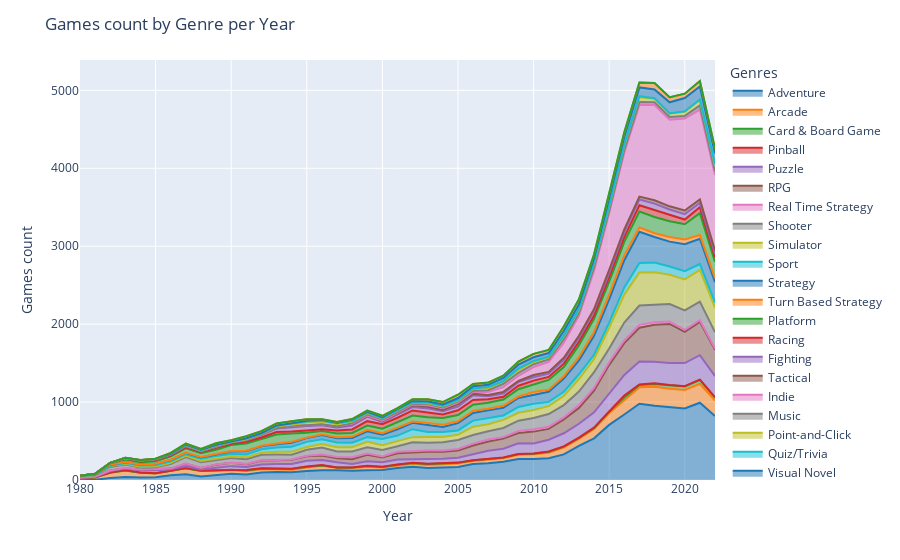

The notebook cell saved with this chart:
### Code cell
g_afig = px.area(genre_final_counts, x="Release_Date", y="Title", color="Genres",
              color_discrete_sequence=px.colors.qualitative.D3)

g_afig.update_layout(title="Games count by Genre per Year", xaxis_title="Year", yaxis_title="Games count")
g_afig.show()

### Figure 1 — Plotly figure (JSON) as saved in the notebook; plotly's stock layout.template omitted (floating-point values rounded to 4 significant figures)
{"data": [{"fillpattern": {"shape": ""}, "hovertemplate": "Genres=Adventure<br>Release_Date=%{x}<br>Title=%{y}<extra></extra>", "legendgroup": "Adventure", "line": {"color": "#1F77B4"}, "marker": {"symbol": "circle"}, "mode": "lines", "name": "Adventure", "orientation": "v", "showlegend": true, "stackgroup": "1", "type": "scatter", "x": [1980, 1981, 1982, 1983, 1984, 1985, 1986, 1987, 1988, 1989, 1990, 1991, 1992, 1993, 1994, 1995, 1996, 1997, 1998, 1999, 2000, 2001, 2002, 2003, 2004, 2005, 2006, 2007, 2008, 2009, 2010, 2011, 2012, 2013, 2014, 2015, 2016, 2017, 2018, 2019, 2020, 2021, 2022], "xaxis": "x", "y": [5, 3, 25, 37, 32, 35, 61, 73, 44, 64, 80, 72, 95, 102, 98, 116, 125, 124, 118, 125, 129, 154, 169, 154, 164, 167, 204, 214, 234, 270, 270, 278, 329, 439, 535, 707, 840, 979, 952, 937, 919, 992, 820], "yaxis": "y"}, {"fillpattern": {"shape": ""}, "hovertemplate": "Genres=Arcade<br>Release_Date=%{x}<br>Title=%{y}<extra></extra>", "legendgroup": "Arcade", "line": {"color": "#FF7F0E"}, "marker": {"symbol": "circle"}, "mode": "lines", "name": "Arcade", "orientation": "v", "showlegend": true, "stackgroup": "1", "type": "scatter", "x": [1980, 1981, 1982, 1983, 1984, 1985, 1986, 1987, 1988, 1989, 1990, 1991, 1992, 1993, 1994, 1995, 1996, 1997, 1998, 1999, 2000, 2001, 2002, 2003, 2004, 2005, 2006, 2007, 2008, 2009, 2010, 2011, 2012, 2013, 2014, 2015, 2016, 2017, 2018, 2019, 2020, 2021, 2022], "xaxis": "x", "y": [13, 30, 68, 84, 61, 50, 57, 79, 72, 55, 50, 44, 44, 37, 35, 45, 57, 33, 35, 46, 30, 33, 38, 39, 39, 45, 39, 45, 45, 53, 61, 72, 86, 87, 120, 150, 190, 211, 244, 233, 237, 242, 200], "yaxis": "y"}, {"fillpattern": {"shape": ""}, "hovertemplate": "Genres=Card & Board Game<br>Release_Date=%{x}<br>Title=%{y}<extra></extra>", "legendgroup": "Card & Board Game", "line": {"color": "#2CA02C"}, "marker": {"symbol": "circle"}, "mode": "lines", "name": "Card & Board Game", "orientation": "v", "showlegend": true, "stackgroup": "1", "type": "scatter", "x": [1980, 1982, 1983, 1984, 1985, 1988, 1989, 1990, 1991, 1992, 1993, 1994, 1995, 1996, 1997, 1998, 1999, 2000, 2001, 2002, 2003, 2004, 2005, 2006, 2007, 2008, 2009, 2010, 2011, 2012, 2013, 2014, 2015, 2016, 2017, 2018, 2019, 2020, 2021, 2022], "xaxis": "x", "y": [1, 2, 2, 1, 2, 1, 2, 1, 5, 8, 6, 7, 9, 4, 4, 7, 8, 8, 10, 10, 13, 8, 8, 9, 14, 8, 10, 6, 13, 13, 15, 14, 20, 28, 30, 37, 45, 46, 52, 39], "yaxis": "y"}, {"fillpattern": {"shape": ""}, "hovertemplate": "Genres=Pinball<br>Release_Date=%{x}<br>Title=%{y}<extra></extra>", "legendgroup": "Pinball", "line": {"color": "#D62728"}, "marker": {"symbol": "circle"}, "mode": "lines", "name": "Pinball", "orientation": "v", "showlegend": true, "stackgroup": "1", "type": "scatter", "x": [1980, 1981, 1982, 1983, 1984, 1985, 1987, 1988, 1989, 1990, 1991, 1992, 1993, 1994, 1995, 1996, 1998, 1999, 2000, 2001, 2002, 2003, 2004, 2005, 2006, 2007, 2008, 2009, 2010, 2011, 2012, 2013, 2014, 2015, 2016, 2017, 2018, 2019, 2020, 2021, 2022], "xaxis": "x", "y": [2, 3, 2, 4, 3, 1, 1, 5, 3, 3, 6, 4, 4, 4, 4, 6, 2, 3, 4, 3, 4, 3, 1, 3, 1, 2, 2, 1, 3, 4, 4, 2, 3, 2, 25, 7, 8, 4, 1, 2, 4], "yaxis": "y"}, {"fillpattern": {"shape": ""}, "hovertemplate": "Genres=Puzzle<br>Release_Date=%{x}<br>Title=%{y}<extra></extra>", "legendgroup": "Puzzle", "line": {"color": "#9467BD"}, "marker": {"symbol": "circle"}, "mode": "lines", "name": "Puzzle", "orientation": "v", "showlegend": true, "stackgroup": "1", "type": "scatter", "x": [1980, 1981, 1982, 1983, 1984, 1985, 1986, 1987, 1988, 1989, 1990, 1991, 1992, 1993, 1994, 1995, 1996, 1997, 1998, 1999, 2000, 2001, 2002, 2003, 2004, 2005, 2006, 2007, 2008, 2009, 2010, 2011, 2012, 2013, 2014, 2015, 2016, 2017, 2018, 2019, 2020, 2021, 2022], "xaxis": "x", "y": [3, 4, 17, 19, 26, 37, 20, 22, 14, 31, 44, 39, 49, 56, 61, 74, 64, 68, 45, 59, 58, 63, 44, 59, 61, 62, 75, 100, 112, 138, 128, 149, 168, 179, 197, 234, 265, 294, 275, 282, 298, 313, 271], "yaxis": "y"}, {"fillpattern": {"shape": ""}, "hovertemplate": "Genres=RPG<br>Release_Date=%{x}<br>Title=%{y}<extra></extra>", "legendgroup": "RPG", "line": {"color": "#8C564B"}, "marker": {"symbol": "circle"}, "mode": "lines", "name": "RPG", "orientation": "v", "showlegend": true, "stackgroup": "1", "type": "scatter", "x": [1980, 1981, 1982, 1983, 1984, 1985, 1986, 1987, 1988, 1989, 1990, 1991, 1992, 1993, 1994, 1995, 1996, 1997, 1998, 1999, 2000, 2001, 2002, 2003, 2004, 2005, 2006, 2007, 2008, 2009, 2010, 2011, 2012, 2013, 2014, 2015, 2016, 2017, 2018, 2019, 2020, 2021, 2022], "xaxis": "x", "y": [3, 3, 7, 6, 8, 10, 8, 34, 17, 40, 42, 36, 50, 49, 55, 57, 58, 49, 59, 82, 61, 79, 88, 93, 91, 94, 114, 118, 130, 131, 153, 140, 178, 203, 278, 365, 409, 433, 475, 502, 401, 428, 338], "yaxis": "y"}, {"fillpattern": {"shape": ""}, "hovertemplate": "Genres=Real Time Strategy<br>Release_Date=%{x}<br>Title=%{y}<extra></extra>", "legendgroup": "Real Time Strategy", "line": {"color": "#E377C2"}, "marker": {"symbol": "circle"}, "mode": "lines", "name": "Real Time Strategy", "orientation": "v", "showlegend": true, "stackgroup": "1", "type": "scatter", "x": [1980, 1983, 1984, 1987, 1988, 1989, 1991, 1992, 1993, 1994, 1995, 1996, 1997, 1998, 1999, 2000, 2001, 2002, 2003, 2004, 2005, 2006, 2007, 2008, 2009, 2010, 2011, 2012, 2013, 2014, 2015, 2016, 2017, 2018, 2019, 2020, 2021, 2022], "xaxis": "x", "y": [1, 1, 2, 1, 1, 4, 5, 3, 2, 4, 6, 14, 18, 25, 18, 13, 20, 20, 18, 14, 20, 25, 27, 19, 26, 31, 27, 25, 36, 34, 34, 34, 37, 34, 31, 24, 21, 16], "yaxis": "y"}, {"fillpattern": {"shape": ""}, "hovertemplate": "Genres=Shooter<br>Release_Date=%{x}<br>Title=%{y}<extra></extra>", "legendgroup": "Shooter", "line": {"color": "#7F7F7F"}, "marker": {"symbol": "circle"}, "mode": "lines", "name": "Shooter", "orientation": "v", "showlegend": true, "stackgroup": "1", "type": "scatter", "x": [1980, 1981, 1982, 1983, 1984, 1985, 1986, 1987, 1988, 1989, 1990, 1991, 1992, 1993, 1994, 1995, 1996, 1997, 1998, 1999, 2000, 2001, 2002, 2003, 2004, 2005, 2006, 2007, 2008, 2009, 2010, 2011, 2012, 2013, 2014, 2015, 2016, 2017, 2018, 2019, 2020, 2021, 2022], "xaxis": "x", "y": [12, 18, 47, 46, 26, 30, 60, 83, 75, 56, 61, 60, 72, 70, 61, 76, 89, 71, 76, 78, 82, 70, 112, 100, 105, 115, 110, 106, 117, 132, 143, 164, 158, 174, 202, 175, 230, 247, 226, 225, 250, 240, 209], "yaxis": "y"}, {"fillpattern": {"shape": ""}, "hovertemplate": "Genres=Simulator<br>Release_Date=%{x}<br>Title=%{y}<extra></extra>", "legendgroup": "Simulator", "line": {"color": "#BCBD22"}, "marker": {"symbol": "circle"}, "mode": "lines", "name": "Simulator", "orientation": "v", "showlegend": true, "stackgroup": "1", "type": "scatter", "x": [1980, 1981, 1982, 1983, 1984, 1985, 1986, 1987, 1988, 1989, 1990, 1991, 1992, 1993, 1994, 1995, 1996, 1997, 1998, 1999, 2000, 2001, 2002, 2003, 2004, 2005, 2006, 2007, 2008, 2009, 2010, 2011, 2012, 2013, 2014, 2015, 2016, 2017, 2018, 2019, 2020, 2021, 2022], "xaxis": "x", "y": [6, 2, 11, 9, 11, 8, 16, 18, 14, 20, 19, 26, 24, 35, 36, 36, 46, 54, 53, 72, 62, 67, 65, 74, 70, 67, 107, 89, 105, 102, 104, 101, 118, 161, 169, 265, 358, 424, 415, 375, 398, 406, 314], "yaxis": "y"}, {"fillpattern": {"shape": ""}, "hovertemplate": "Genres=Sport<br>Release_Date=%{x}<br>Title=%{y}<extra></extra>", "legendgroup": "Sport", "line": {"color": "#17BECF"}, "marker": {"symbol": "circle"}, "mode": "lines", "name": "Sport", "orientation": "v", "showlegend": true, "stackgroup": "1", "type": "scatter", "x": [1980, 1981, 1982, 1983, 1984, 1985, 1986, 1987, 1988, 1989, 1990, 1991, 1992, 1993, 1994, 1995, 1996, 1997, 1998, 1999, 2000, 2001, 2002, 2003, 2004, 2005, 2006, 2007, 2008, 2009, 2010, 2011, 2012, 2013, 2014, 2015, 2016, 2017, 2018, 2019, 2020, 2021, 2022], "xaxis": "x", "y": [4, 1, 3, 11, 15, 17, 19, 20, 29, 33, 33, 35, 46, 55, 66, 66, 61, 60, 58, 59, 78, 71, 102, 64, 64, 55, 78, 81, 56, 75, 78, 54, 54, 61, 54, 67, 92, 122, 124, 105, 106, 76, 67], "yaxis": "y"}, {"fillpattern": {"shape": ""}, "hovertemplate": "Genres=Strategy<br>Release_Date=%{x}<br>Title=%{y}<extra></extra>", "legendgroup": "Strategy", "line": {"color": "#1F77B4"}, "marker": {"symbol": "circle"}, "mode": "lines", "name": "Strategy", "orientation": "v", "showlegend": true, "stackgroup": "1", "type": "scatter", "x": [1980, 1981, 1982, 1983, 1984, 1985, 1986, 1987, 1988, 1989, 1990, 1991, 1992, 1993, 1994, 1995, 1996, 1997, 1998, 1999, 2000, 2001, 2002, 2003, 2004, 2005, 2006, 2007, 2008, 2009, 2010, 2011, 2012, 2013, 2014, 2015, 2016, 2017, 2018, 2019, 2020, 2021, 2022], "xaxis": "x", "y": [3, 7, 14, 9, 14, 17, 15, 19, 16, 21, 33, 42, 38, 42, 52, 49, 52, 56, 61, 75, 56, 81, 81, 90, 64, 93, 99, 100, 98, 115, 115, 131, 168, 178, 246, 298, 349, 402, 329, 320, 345, 324, 261], "yaxis": "y"}, {"fillpattern": {"shape": ""}, "hovertemplate": "Genres=Turn Based Strategy<br>Release_Date=%{x}<br>Title=%{y}<extra></extra>", "legendgroup": "Turn Based Strategy", "line": {"color": "#FF7F0E"}, "marker": {"symbol": "circle"}, "mode": "lines", "name": "Turn Based Strategy", "orientation": "v", "showlegend": true, "stackgroup": "1", "type": "scatter", "x": [1980, 1981, 1982, 1983, 1985, 1986, 1987, 1988, 1989, 1990, 1991, 1992, 1993, 1994, 1995, 1996, 1997, 1998, 1999, 2000, 2001, 2002, 2003, 2004, 2005, 2006, 2007, 2008, 2009, 2010, 2011, 2012, 2013, 2014, 2015, 2016, 2017, 2018, 2019, 2020, 2021, 2022], "xaxis": "x", "y": [1, 3, 4, 1, 1, 3, 2, 6, 2, 6, 5, 7, 9, 12, 6, 12, 12, 18, 18, 20, 21, 18, 26, 29, 25, 27, 19, 27, 18, 37, 24, 28, 41, 46, 62, 63, 54, 48, 60, 61, 47, 52], "yaxis": "y"}, {"fillpattern": {"shape": ""}, "hovertemplate": "Genres=Platform<br>Release_Date=%{x}<br>Title=%{y}<extra></extra>", "legendgroup": "Platform", "line": {"color": "#2CA02C"}, "marker": {"symbol": "circle"}, "mode": "lines", "name": "Platform", "orientation": "v", "showlegend": true, "stackgroup": "1", "type": "scatter", "x": [1981, 1982, 1983, 1984, 1985, 1986, 1987, 1988, 1989, 1990, 1991, 1992, 1993, 1994, 1995, 1996, 1997, 1998, 1999, 2000, 2001, 2002, 2003, 2004, 2005, 2006, 2007, 2008, 2009, 2010, 2011, 2012, 2013, 2014, 2015, 2016, 2017, 2018, 2019, 2020, 2021, 2022], "xaxis": "x", "y": [4, 15, 34, 30, 34, 46, 55, 50, 56, 77, 93, 87, 117, 105, 62, 40, 49, 46, 55, 57, 72, 77, 71, 87, 79, 78, 75, 79, 94, 99, 127, 120, 152, 169, 167, 172, 204, 208, 202, 196, 280, 208], "yaxis": "y"}, {"fillpattern": {"shape": ""}, "hovertemplate": "Genres=Racing<br>Release_Date=%{x}<br>Title=%{y}<extra></extra>", "legendgroup": "Racing", "line": {"color": "#D62728"}, "marker": {"symbol": "circle"}, "mode": "lines", "name": "Racing", "orientation": "v", "showlegend": true, "stackgroup": "1", "type": "scatter", "x": [1981, 1982, 1983, 1984, 1985, 1986, 1987, 1988, 1989, 1990, 1991, 1992, 1993, 1994, 1995, 1996, 1997, 1998, 1999, 2000, 2001, 2002, 2003, 2004, 2005, 2006, 2007, 2008, 2009, 2010, 2011, 2012, 2013, 2014, 2015, 2016, 2017, 2018, 2019, 2020, 2021, 2022], "xaxis": "x", "y": [2, 3, 8, 10, 12, 10, 13, 16, 22, 16, 21, 18, 32, 25, 30, 23, 37, 45, 57, 57, 55, 65, 63, 45, 61, 62, 47, 36, 45, 47, 39, 44, 45, 43, 61, 62, 81, 87, 76, 60, 78, 58], "yaxis": "y"}, {"fillpattern": {"shape": ""}, "hovertemplate": "Genres=Fighting<br>Release_Date=%{x}<br>Title=%{y}<extra></extra>", "legendgroup": "Fighting", "line": {"color": "#9467BD"}, "marker": {"symbol": "circle"}, "mode": "lines", "name": "Fighting", "orientation": "v", "showlegend": true, "stackgroup": "1", "type": "scatter", "x": [1982, 1983, 1984, 1985, 1986, 1987, 1988, 1989, 1990, 1991, 1992, 1993, 1994, 1995, 1996, 1997, 1998, 1999, 2000, 2001, 2002, 2003, 2004, 2005, 2006, 2007, 2008, 2009, 2010, 2011, 2012, 2013, 2014, 2015, 2016, 2017, 2018, 2019, 2020, 2021, 2022], "xaxis": "x", "y": [1, 4, 4, 6, 7, 12, 10, 17, 15, 22, 31, 46, 60, 57, 53, 39, 51, 58, 29, 39, 43, 52, 42, 47, 59, 38, 42, 47, 43, 41, 48, 50, 58, 49, 64, 74, 84, 75, 70, 54, 44], "yaxis": "y"}, {"fillpattern": {"shape": ""}, "hovertemplate": "Genres=Tactical<br>Release_Date=%{x}<br>Title=%{y}<extra></extra>", "legendgroup": "Tactical", "line": {"color": "#8C564B"}, "marker": {"symbol": "circle"}, "mode": "lines", "name": "Tactical", "orientation": "v", "showlegend": true, "stackgroup": "1", "type": "scatter", "x": [1982, 1983, 1984, 1985, 1986, 1987, 1988, 1989, 1990, 1991, 1992, 1993, 1994, 1995, 1996, 1997, 1998, 1999, 2000, 2001, 2002, 2003, 2004, 2005, 2006, 2007, 2008, 2009, 2010, 2011, 2012, 2013, 2014, 2015, 2016, 2017, 2018, 2019, 2020, 2021, 2022], "xaxis": "x", "y": [1, 4, 4, 7, 5, 7, 1, 3, 1, 3, 3, 1, 10, 8, 5, 8, 15, 11, 10, 16, 23, 22, 14, 33, 18, 16, 21, 14, 30, 23, 27, 27, 26, 42, 35, 37, 44, 40, 46, 45, 43], "yaxis": "y"}, {"fillpattern": {"shape": ""}, "hovertemplate": "Genres=Indie<br>Release_Date=%{x}<br>Title=%{y}<extra></extra>", "legendgroup": "Indie", "line": {"color": "#E377C2"}, "marker": {"symbol": "circle"}, "mode": "lines", "name": "Indie", "orientation": "v", "showlegend": true, "stackgroup": "1", "type": "scatter", "x": [1983, 1984, 1985, 1986, 1987, 1988, 1989, 1990, 1991, 1992, 1993, 1994, 1995, 1996, 1997, 1998, 1999, 2000, 2001, 2002, 2003, 2004, 2005, 2006, 2007, 2008, 2009, 2010, 2011, 2012, 2013, 2014, 2015, 2016, 2017, 2018, 2019, 2020, 2021, 2022], "xaxis": "x", "y": [2, 2, 1, 2, 1, 2, 1, 2, 2, 2, 1, 3, 1, 3, 4, 6, 4, 7, 8, 10, 17, 24, 20, 26, 37, 61, 66, 101, 128, 194, 260, 493, 727, 983, 1177, 1223, 1111, 1180, 1153, 969], "yaxis": "y"}, {"fillpattern": {"shape": ""}, "hovertemplate": "Genres=Music<br>Release_Date=%{x}<br>Title=%{y}<extra></extra>", "legendgroup": "Music", "line": {"color": "#7F7F7F"}, "marker": {"symbol": "circle"}, "mode": "lines", "name": "Music", "orientation": "v", "showlegend": true, "stackgroup": "1", "type": "scatter", "x": [1983, 1984, 1987, 1990, 1992, 1993, 1994, 1995, 1996, 1997, 1998, 1999, 2000, 2001, 2002, 2003, 2004, 2005, 2006, 2007, 2008, 2009, 2010, 2011, 2012, 2013, 2014, 2015, 2016, 2017, 2018, 2019, 2020, 2021, 2022], "xaxis": "x", "y": [1, 2, 1, 1, 1, 1, 2, 2, 2, 1, 10, 16, 15, 10, 14, 16, 10, 14, 13, 25, 43, 39, 37, 32, 44, 32, 45, 33, 42, 38, 34, 34, 34, 53, 47], "yaxis": "y"}, {"fillpattern": {"shape": ""}, "hovertemplate": "Genres=Point-and-Click<br>Release_Date=%{x}<br>Title=%{y}<extra></extra>", "legendgroup": "Point-and-Click", "line": {"color": "#BCBD22"}, "marker": {"symbol": "circle"}, "mode": "lines", "name": "Point-and-Click", "orientation": "v", "showlegend": true, "stackgroup": "1", "type": "scatter", "x": [1983, 1984, 1985, 1986, 1987, 1988, 1989, 1990, 1991, 1992, 1993, 1994, 1995, 1996, 1997, 1998, 1999, 2000, 2001, 2002, 2003, 2004, 2005, 2006, 2007, 2008, 2009, 2010, 2011, 2012, 2013, 2014, 2015, 2016, 2017, 2018, 2019, 2020, 2021, 2022], "xaxis": "x", "y": [1, 2, 2, 6, 8, 6, 11, 4, 7, 12, 23, 13, 34, 35, 29, 19, 14, 13, 14, 10, 12, 13, 11, 25, 26, 26, 37, 28, 27, 36, 42, 48, 50, 49, 61, 45, 46, 53, 71, 70], "yaxis": "y"}, {"fillpattern": {"shape": ""}, "hovertemplate": "Genres=Quiz/Trivia<br>Release_Date=%{x}<br>Title=%{y}<extra></extra>", "legendgroup": "Quiz/Trivia", "line": {"color": "#17BECF"}, "marker": {"symbol": "circle"}, "mode": "lines", "name": "Quiz/Trivia", "orientation": "v", "showlegend": true, "stackgroup": "1", "type": "scatter", "x": [1983, 1984, 1985, 1987, 1988, 1989, 1990, 1991, 1992, 1993, 1994, 1995, 1996, 1997, 1998, 1999, 2000, 2001, 2002, 2003, 2004, 2005, 2006, 2007, 2008, 2009, 2010, 2011, 2012, 2013, 2014, 2015, 2016, 2017, 2018, 2019, 2020, 2021, 2022], "xaxis": "x", "y": [2, 1, 2, 3, 4, 7, 1, 8, 3, 8, 16, 12, 12, 11, 6, 7, 6, 6, 5, 7, 5, 10, 6, 15, 8, 17, 14, 8, 9, 10, 5, 10, 8, 13, 7, 2, 5, 5, 19], "yaxis": "y"}, {"fillpattern": {"shape": ""}, "hovertemplate": "Genres=Visual Novel<br>Release_Date=%{x}<br>Title=%{y}<extra></extra>", "legendgroup": "Visual Novel", "line": {"color": "#1F77B4"}, "marker": {"symbol": "circle"}, "mode": "lines", "name": "Visual Novel", "orientation": "v", "showlegend": true, "stackgroup": "1", "type": "scatter", "x": [1983, 1986, 1987, 1988, 1989, 1990, 1991, 1992, 1993, 1994, 1995, 1996, 1997, 1998, 1999, 2000, 2001, 2002, 2003, 2004, 2005, 2006, 2007, 2008, 2009, 2010, 2011, 2012, 2013, 2014, 2015, 2016, 2017, 2018, 2019, 2020, 2021, 2022], "xaxis": "x", "y": [1, 2, 4, 5, 3, 5, 4, 4, 4, 4, 10, 11, 9, 20, 10, 10, 16, 17, 16, 19, 23, 27, 29, 41, 50, 47, 47, 61, 61, 61, 100, 106, 112, 112, 142, 172, 167, 143], "yaxis": "y"}, {"fillpattern": {"shape": ""}, "hovertemplate": "Genres=Brawler<br>Release_Date=%{x}<br>Title=%{y}<extra></extra>", "legendgroup": "Brawler", "line": {"color": "#FF7F0E"}, "marker": {"symbol": "circle"}, "mode": "lines", "name": "Brawler", "orientation": "v", "showlegend": true, "stackgroup": "1", "type": "scatter", "x": [1984, 1985, 1986, 1987, 1988, 1989, 1990, 1991, 1992, 1993, 1994, 1995, 1996, 1997, 1998, 1999, 2000, 2001, 2002, 2003, 2004, 2005, 2006, 2007, 2008, 2009, 2010, 2011, 2012, 2013, 2014, 2015, 2016, 2017, 2018, 2019, 2020, 2021, 2022], "xaxis": "x", "y": [3, 2, 10, 11, 12, 20, 17, 27, 26, 26, 24, 18, 9, 7, 7, 15, 19, 14, 22, 28, 31, 42, 31, 25, 28, 39, 44, 40, 57, 60, 48, 75, 55, 62, 83, 61, 55, 70, 59], "yaxis": "y"}, {"fillpattern": {"shape": ""}, "hovertemplate": "Genres=MOBA<br>Release_Date=%{x}<br>Title=%{y}<extra></extra>", "legendgroup": "MOBA", "line": {"color": "#2CA02C"}, "marker": {"symbol": "circle"}, "mode": "lines", "name": "MOBA", "orientation": "v", "showlegend": true, "stackgroup": "1", "type": "scatter", "x": [2007, 2009, 2012, 2013, 2014, 2015, 2016, 2017, 2018, 2019, 2021, 2022], "xaxis": "x", "y": [2, 1, 1, 3, 2, 4, 3, 2, 1, 4, 1, 1], "yaxis": "y"}], "layout": {"legend": {"title": {"text": "Genres"}, "tracegroupgap": 0}, "margin": {"t": 60}, "title": {"text": "Games count by Genre per Year"}, "xaxis": {"anchor": "y", "domain": [0, 1], "title": {"text": "Year"}}, "yaxis": {"anchor": "x", "domain": [0, 1], "title": {"text": "Games count"}}}}
